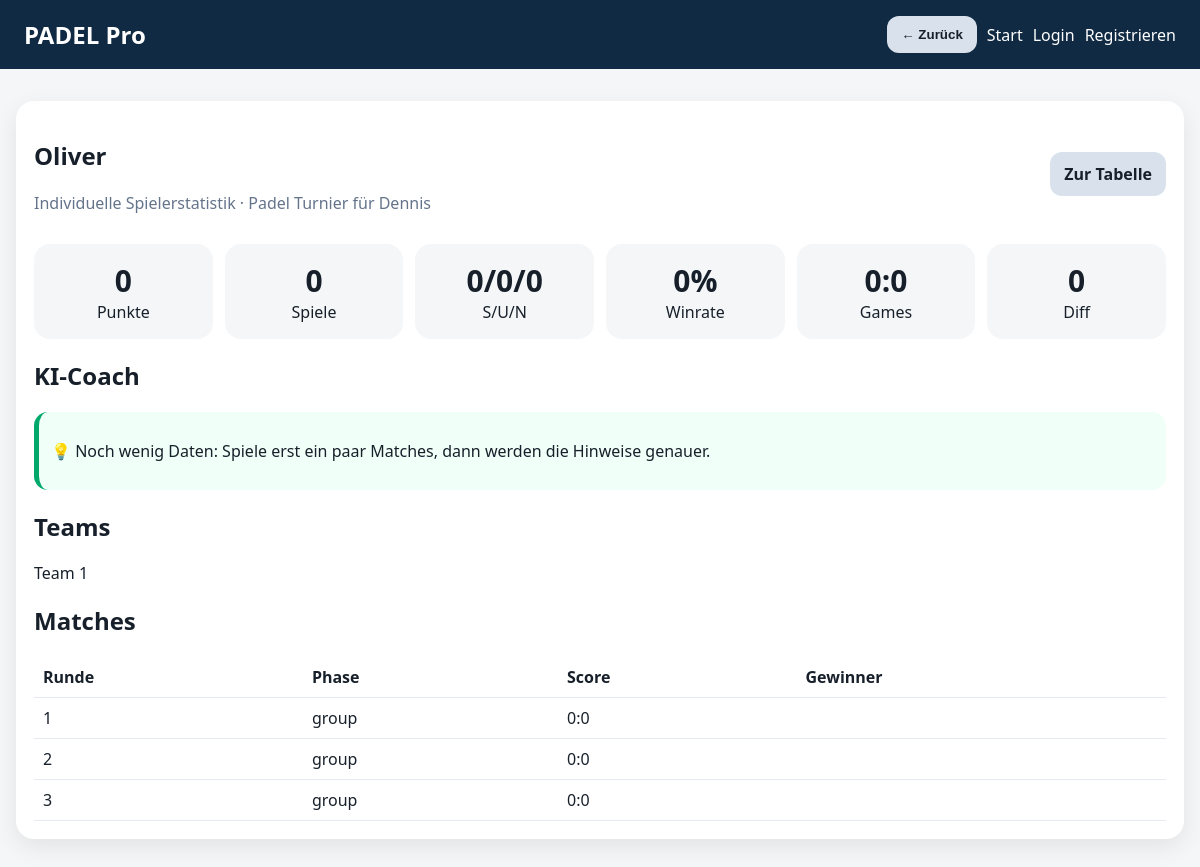
Page /spieler/1 on the committed database.
### app.py (models this page shows)
class Player(db.Model):
    id = db.Column(db.Integer, primary_key=True)
    tournament_id = db.Column(db.Integer, db.ForeignKey("tournament.id"), nullable=False)
    name = db.Column(db.String(80), nullable=False)

class Tournament(db.Model):
    id = db.Column(db.Integer, primary_key=True)
    public_id = db.Column(db.String(16), unique=True, nullable=False, default=lambda: secrets.token_urlsafe(8))
    name = db.Column(db.String(120), nullable=False)
    status = db.Column(db.String(20), nullable=False, default="created")
    owner_id = db.Column(db.Integer, db.ForeignKey("user.id"), nullable=False)
    courts_count = db.Column(db.Integer, nullable=False, default=2)
    double_round = db.Column(db.Boolean, nullable=False, default=False)
    round_minutes = db.Column(db.Integer, nullable=False, default=20)
    warning_seconds = db.Column(db.Integer, nullable=False, default=120)
    scoring_mode = db.Column(db.String(30), nullable=False, default="golden_point")
    active_round = db.Column(db.Integer, nullable=False, default=1)
    round_started_at = db.Column(db.DateTime(timezone=True), nullable=True)
    round_ends_at = db.Column(db.DateTime(timezone=True), nullable=True)
    timer_running = db.Column(db.Boolean, nullable=False, default=False)
    warning_announced = db.Column(db.Boolean, nullable=False, default=False)
    paused_remaining_seconds = db.Column(db.Integer, nullable=True)
    dark_mode = db.Column(db.Boolean, nullable=False, default=False)

class Team(db.Model):
    id = db.Column(db.Integer, primary_key=True)
    tournament_id = db.Column(db.Integer, db.ForeignKey("tournament.id"), nullable=False)
    name = db.Column(db.String(80), nullable=False)
    player1_id = db.Column(db.Integer, db.ForeignKey("player.id"), nullable=True)
    player2_id = db.Column(db.Integer, db.ForeignKey("player.id"), nullable=True)

class Match(db.Model):
    id = db.Column(db.Integer, primary_key=True)
    tournament_id = db.Column(db.Integer, db.ForeignKey("tournament.id"), nullable=False)
    team1_id = db.Column(db.Integer, db.ForeignKey("team.id"), nullable=False)
    team2_id = db.Column(db.Integer, db.ForeignKey("team.id"), nullable=False)
    score1 = db.Column(db.Integer, nullable=True)
    score2 = db.Column(db.Integer, nullable=True)
    set_score1 = db.Column(db.Integer, nullable=False, default=0)
    set_score2 = db.Column(db.Integer, nullable=False, default=0)
    round_no = db.Column(db.Integer, nullable=False, default=1)
    court_id = db.Column(db.Integer, db.ForeignKey("court.id"), nullable=True)
    phase = db.Column(db.String(20), nullable=False, default="group")
    status = db.Column(db.String(20), nullable=False, default="scheduled")
    points1 = db.Column(db.Integer, nullable=False, default=0)
    points2 = db.Column(db.Integer, nullable=False, default=0)
    games1 = db.Column(db.Integer, nullable=False, default=0)
    games2 = db.Column(db.Integer, nullable=False, default=0)
    sets1 = db.Column(db.Integer, nullable=False, default=0)
    sets2 = db.Column(db.Integer, nullable=False, default=0)
    scoring_mode = db.Column(db.String(30), nullable=False, default="golden_point")
    history = db.Column(db.Text, nullable=False, default="")
    started_at = db.Column(db.DateTime(timezone=True), nullable=True)
    finished_at = db.Column(db.DateTime(timezone=True), nullable=True)
    serving_team = db.Column(db.Integer, nullable=False, default=0)
    team1_server_player = db.Column(db.Integer, nullable=False, default=0)
    team2_server_player = db.Column(db.Integer, nullable=False, default=0)
    team1_has_served = db.Column(db.Boolean, nullable=False, default=True)
    team2_has_served = db.Column(db.Boolean, nullable=False, default=False)

### app.py (the view)
@app.route("/spieler/<int:player_id>")
def individual_player_stats(player_id):
    player = db.session.get(Player, player_id)
    if not player: abort(404)
    t = db.session.get(Tournament, player.tournament_id)
    row = calculate_player_stats(player.id)
    tips = ai_coach(row)
    team_ids = [team.id for team in get_teams(t.id) if player.id in [team.player1_id, team.player2_id]]
    matches = [m for m in get_matches(t.id) if m.team1_id in team_ids or m.team2_id in team_ids]
    return render_template("individual_player.html", player=player, t=t, row=row, tips=tips, matches=matches, match_winner_name=match_winner_name)

### app.py (called while the page is built, shortened)
def get_teams(tid):
    return Team.query.filter_by(tournament_id=tid).order_by(Team.id).all()

def get_matches(tid, phase=None):
    q = Match.query.filter_by(tournament_id=tid)
    if phase:
        q = q.filter_by(phase=phase)
    return q.order_by(Match.round_no, Match.court_id, Match.id).all()

def calculate_player_stats(player_id: int):
    player = db.session.get(Player, player_id)
    if not player:
        return None
    teams = [team for team in get_teams(player.tournament_id) if player_id in [team.player1_id, team.player2_id]]
    team_ids = {team.id for team in teams}
    base = {
        "id": player.id, "name": player.name, "teams": [team.name for team in teams],
        "points": 0, "played": 0, "wins": 0, "draws": 0, "losses": 0,
        "for": 0, "against": 0, "diff": 0, "sets_for": 0, "sets_against": 0, "winrate": 0,
    }
    for m in get_matches(player.tournament_id, phase="group"):
        if m.status != "finished" or (m.team1_id not in team_ids and m.team2_id not in team_ids):
            continue
    base["diff"] = base["for"] - base["against"]
    base["winrate"] = round(base["wins"] / base["played"] * 100, 1) if base["played"] else 0
    return base

def match_winner_name(m: Match):
    if m.status != "finished":
        return ""
    if (m.score1 or 0) > (m.score2 or 0):
        return db.session.get(Team, m.team1_id).name
    if (m.score2 or 0) > (m.score1 or 0):
        return db.session.get(Team, m.team2_id).name
    return "Unentschieden"

### templates/individual_player.html
{% extends 'base.html' %}{% block content %}
<section class="card">
  <div class="split"><div><h1>{{ player.name }}</h1><p class="muted">Individuelle Spielerstatistik · {{ t.name }}</p></div><a class="button" href="{{ url_for('leaderboard', public_id=t.public_id) }}">Zur Tabelle</a></div>
  <div class="stats"><div><strong>{{ row.points }}</strong><span>Punkte</span></div><div><strong>{{ row.played }}</strong><span>Spiele</span></div><div><strong>{{ row.wins }}/{{ row.draws }}/{{ row.losses }}</strong><span>S/U/N</span></div><div><strong>{{ row.winrate }}%</strong><span>Winrate</span></div><div><strong>{{ row.for }}:{{ row.against }}</strong><span>Games</span></div><div><strong>{{ row.diff }}</strong><span>Diff</span></div></div>
  <h2>KI-Coach</h2><div class="coach">{% for tip in tips %}<p>💡 {{ tip }}</p>{% endfor %}</div>
  <h2>Teams</h2><p>{{ row.teams|join(' / ') }}</p>
  <h2>Matches</h2><table><thead><tr><th>Runde</th><th>Phase</th><th>Score</th><th>Gewinner</th></tr></thead><tbody>{% for m in matches %}<tr><td>{{ m.round_no }}</td><td>{{ m.phase }}</td><td>{{ m.score1 or 0 }}:{{ m.score2 or 0 }}</td><td>{{ match_winner_name(m) }}</td></tr>{% endfor %}</tbody></table>
</section>{% endblock %}

### templates/base.html (shortened to what this page needs)
<!doctype html>
<html lang="de" data-theme="light">
<head>
  <link rel="stylesheet" href="{{ url_for('static', filename='style.css') }}">
</head>
<body>
  <header class="topbar">
    <a class="brand" href="{{ url_for('home') }}">PADEL Pro</a>
    <nav>
      {% if not hide_back|default(false) %}<button type="button" class="nav-back" onclick="appBack()">← Zurück</button>{% endif %}
      {% if current_user.is_authenticated %}
        <a href="{{ url_for('dashboard') }}">Dashboard</a>
        <a href="{{ url_for('logout') }}">Logout</a>
      {% else %}
        <a href="{{ url_for('home') }}">Start</a>
        <a href="{{ url_for('login') }}">Login</a>
        <a class="pill" href="{{ url_for('register') }}">Registrieren</a>
      {% endif %}
    </nav>
  </header>
  <main class="page">{% block content %}{% endblock %}</main>
</body>
</html>

### static/style.css (style rules this page uses)
* { box-sizing:border-box }
body { margin:0;font-family:system-ui,-apple-system,Segoe UI,Arial,sans-serif;background:#f4f6f8;color:#17202a }
.topbar { background:#102a43;color:white;padding:16px 24px;display:flex;justify-content:space-between;align-items:center;gap:16px;position:sticky;top:0;z-index:10 }
.brand { font-size:24px;font-weight:900;color:white;text-decoration:none }
.topbar nav { display:flex;gap:10px;align-items:center }
.topbar a { color:white;text-decoration:none }
.page { max-width:1320px;margin:0 auto;padding:16px }
.card,.court-card { background:white;margin:16px 0;padding:18px;border-radius:18px;box-shadow:0 8px 24px rgba(0,0,0,.08) }
.muted { color:#64748b }
.button,button { display:inline-block;border:0;padding:11px 14px;border-radius:12px;background:#d9e2ec;color:#17202a;cursor:pointer;font-weight:800;text-decoration:none }
.split { display:flex;justify-content:space-between;gap:12px;align-items:center }
table { width:100%;border-collapse:collapse }
th,td { padding:9px;border-bottom:1px solid #e5eaf0;text-align:left }
.stats { display:grid;grid-template-columns:repeat(auto-fit,minmax(120px,1fr));gap:12px;margin:14px 0 }
.stats div { background:#f4f6f8;border-radius:16px;padding:16px;text-align:center }
.stats strong { display:block;font-size:30px }
.coach { background:#f0fff8;border-left:5px solid #00a86b;border-radius:14px;padding:12px }

### rows in the picture
Player: name "Oliver"
Tournament: name "Padel Turnier für Dennis"
Team: teams "Team 1"
Match: round_no "1", phase "group", score1 "0", score2 "0"
Match: round_no "2", phase "group", score1 "0", score2 "0"
Match: round_no "3", phase "group", score1 "0", score2 "0"

### other values in the picture
{{ row.points }} "0"
{{ row.played }} "0"
{{ row.wins }} "0"
{{ row.draws }} "0"
{{ row.losses }} "0"
{{ row.winrate }} "0"
{{ row.for }} "0"
{{ row.against }} "0"
{{ row.diff }} "0"
{{ tip }} "Noch wenig Daten: Spiele erst ein paar Matches, dann werden die Hinweise genauer."
